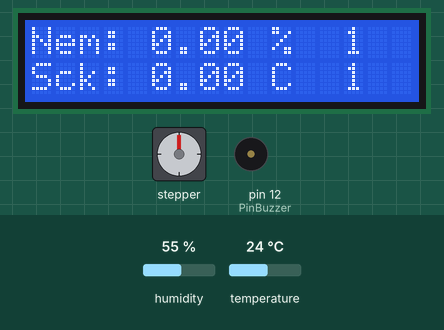
Bench run of a sketch on a simulated Arduino Uno, built with avr-gcc and run on an emulated ATmega328P. Shown: stepper motor, 16×2 character LCD, buzzer (waves = sounding, pin HIGH). Wiring (inferred from the names in the program): stepper motor (2048 steps per turn assumed): coils pin 8, pin 9, pin 10, pin 11. Inputs (shaded band) come from the test bench; at power-on: humidity 55 %, temperature 24 °C. Pins used as bus, display or sensor lines are not drawn.

Above: at 1.4 s.
1.5 s: humidity set to 22 %
At 3.3 s:
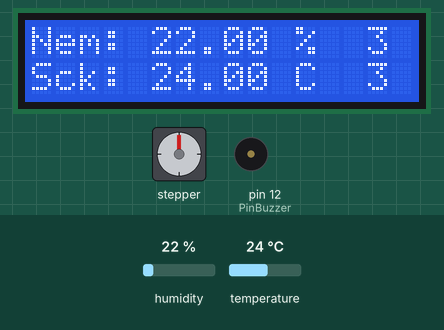
6.8 s: temperature set to 12 °C
At 11.1 s:
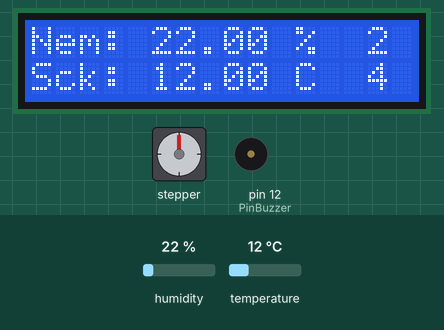
12.1 s: humidity set to 40 %
At 14.8 s:
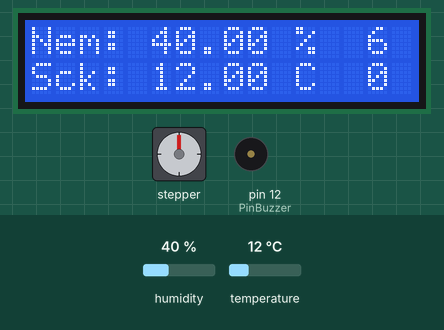
17.4 s: temperature set to 19 °C
At 19.4 s:
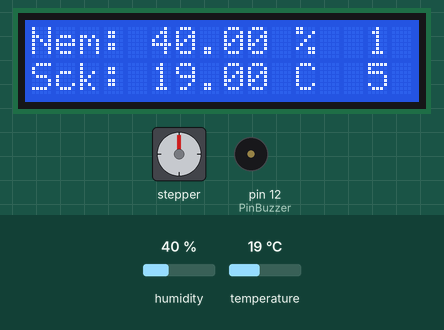
Timing chart, 0 to 22.0 s (numbered marks = the images above; inputs shaded):
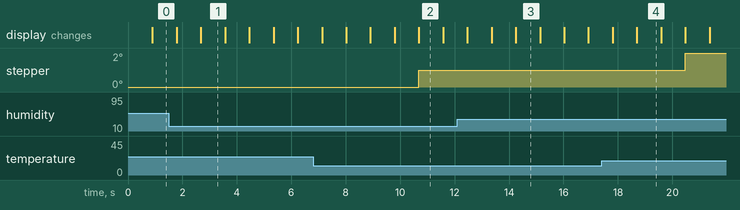

Measured:
- what the display in image 1 shows lasts 0.9 s, from 2.7 s to 3.6 s

The sketch:

Ard_step_ISI_LCD.ino
```cpp
#include <LiquidCrystal.h>
#include <DHT.h>
LiquidCrystal lcd(7, 6, 5, 4, 3, 2);
// lcd.clear();  lcd.home();
// lcd.setCursor(0-15 , 0-1 )
// lcd.print( ) lcd.write ( )
// lcd.cursor();  lcd.blink ()

// #include <DHT.h> yukarida tanimlandi
#define DHTPIN 13
#define DHTTYPE DHT11
DHT dht(DHTPIN, DHTTYPE);
// dht.begin();
// float h = dht.readHumidity();
// float t = dht.readTemperature();

#define PinS1 8
#define PinS2 9
#define PinS3 10
#define PinS4 11
#define PinBuzzer 12

const bool stepHalf[8][4] = {
  { 1, 0, 0, 0 },
  { 1, 1, 0, 0 },
  { 0, 1, 0, 0 },
  { 0, 1, 1, 0 },
  { 0, 0, 1, 0 },
  { 0, 0, 1, 1 },
  { 0, 0, 0, 1 },
  { 1, 0, 0, 1 }
};

int stepPitch = 0;
int stepClockWisenumber = 1; /*1:clock wise ; -1 : counter clock wise ; *2 not half step */

void stepPower(int a, int b, int c, int d) {
  digitalWrite(PinS1, a);
  digitalWrite(PinS2, b);
  digitalWrite(PinS3, c);
  digitalWrite(PinS4, d);
}

void stepBreak() {
  stepPower(0, 0, 0, 0);
}

void stepPower(int stepp) {
  stepPower(stepHalf[stepp][0], stepHalf[stepp][1], stepHalf[stepp][2], stepHalf[stepp][3]);
}

void stepClockwise(int count = 1, int wait = 1) {
  /* count -> step/8 ; wait = ms ; wise -> 1 clock : -1 counter clock */
  if (count == 1) { wait = 0; }
  int _c = 0;
  while (_c < count) {
    _c++;
    stepPitch += stepClockWisenumber;
    if (stepPitch > 7) { stepPitch = 0; }
    if (stepPitch < 0) { stepPitch = 7; }
    stepPower(stepPitch);
    delay(wait);
  }
}

unsigned long lastMotorTime = 0;
unsigned long lastBuzzerStopTime = 0;
unsigned long lastISIolc = 0;
unsigned long lastISIGoruntuleme = 0;
unsigned long lastISIyazdirmaSayaci = 0;

float NEM = 0, SICAKLIK = 0;

void buzzerStart(int timee = 50) {
  lastBuzzerStopTime = millis() + timee;
  analogWrite(PinBuzzer, 95);
}

void ISIolc() {
  float nem = dht.readHumidity();
  float sicaklik = dht.readTemperature();

  if (isnan(nem) || isnan(sicaklik)) {
    NEM = -99;
    SICAKLIK = -99;
  } else {
    NEM = nem;
    SICAKLIK = sicaklik;
  }
}

void lcdHosgeldin() {
  lcd.clear();
  //lcd.home();
  lcd.print("    MEFAMEX");
  lcd.setCursor(0, 1);
  lcd.print("  03 Mart 2025");
}

void lcdIsiYazdir() {
  //lcd.clear();
  lastISIyazdirmaSayaci=(lastISIyazdirmaSayaci+1)%10;
  lcd.home();
  lcd.print("Nem: ");
  lcd.print(NEM);
  lcd.print(" %  ");
  lcd.print(lastISIyazdirmaSayaci);
  lcd.setCursor(0, 1);
  lcd.print("Sck: ");
  lcd.print(SICAKLIK);
  lcd.print(" C  ");
  lcd.print(stepPitch);
}


void setup() {
  dht.begin();

  lcd.begin(16, 2);
  lcdHosgeldin();

  pinMode(PinS1, OUTPUT);
  pinMode(PinS2, OUTPUT);
  pinMode(PinS3, OUTPUT);
  pinMode(PinS4, OUTPUT);

  pinMode(PinBuzzer, OUTPUT);
}


void loop() {
  unsigned long currentTime = millis();

  if (currentTime - lastMotorTime >= 890) {
    stepClockwise();
    lastMotorTime = currentTime;
  }

  if (currentTime >= lastBuzzerStopTime) { analogWrite(PinBuzzer, 0); }

  if (stepPitch == 2) { buzzerStart(); }

  if (currentTime >= lastISIolc + 2000) {
    ISIolc();
    lastISIolc = currentTime;
  }


  if (currentTime >= lastISIGoruntuleme + 890) {
    lcdIsiYazdir();
    lastISIGoruntuleme = currentTime;
  }
}
```
